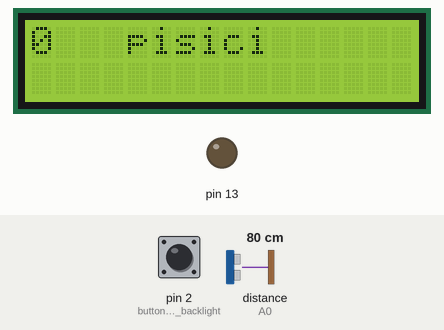
Bench run of a sketch on a simulated Arduino Nano, built with avr-gcc and run on an emulated ATmega328P. Parts: 16×2 character LCD, output pins drawn as LEDs (lit = HIGH). Wiring (inferred from the names in the program): ultrasonic range finder: trigger A1; echo A0. The inputs (shaded band) are chosen by the test bench; at power-on: distance to the obstacle (sensor on A0) 80 cm, pin 2 (button_for_backlight) HIGH. The echo pulse lasts 58.3 µs per cm; pins used as bus, display or sensor lines are not drawn; what the sketch prints to the serial monitor is not drawn.

Above: at 0.1 s.
At 6.2 s:
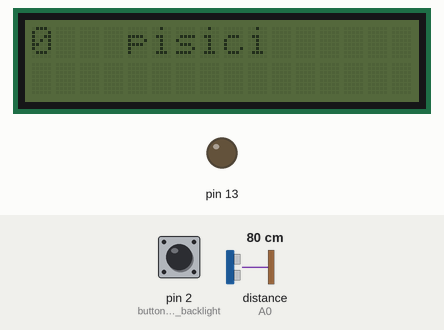
6.3 s: distance to the obstacle (sensor on A0) set to 2 cm
At 7.0 s:
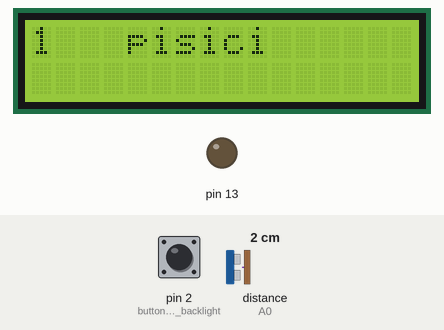
9.3 s: pin 2 (button_for_backlight) pulled LOW for 3.2 s
Timing chart, 0 to 12.3 s (numbered marks = the images above; inputs shaded):
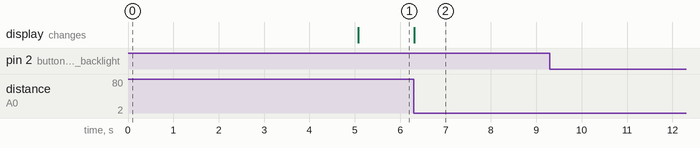

The sketch:

numarator_de_pisici.ino
```cpp
// (licence header left out)
#include <LiquidCrystal_I2C.h>

LiquidCrystal_I2C lcd(0x27, 2, 1, 0, 4, 5, 6, 7, 3, POSITIVE);

const long intervalEat = 120000;
const long intervalLight = 5000;
int distance = 12;
long duration;
int distanceCm;
int counter = 0;
int buttonState = 0;
unsigned long previousMillisEat = 0;
unsigned long previousMillisButton = 0;
const int trigPin = A1;
const int echoPin = A0;

void setup() {
  lcd.begin(16,2);

  Serial.begin(9600);

  pinMode(trigPin, OUTPUT);
  pinMode(echoPin, INPUT);

  pinMode(13, OUTPUT);
  pinMode(2, INPUT); // button for backlight

  lcd.setCursor(0,0);
  lcd.print("0   pisici");
  lcd.backlight();
  delay(intervalLight);
  lcd.noBacklight();
}

void loop() {
  unsigned long currentMillis = millis();

  delay(10);
  digitalWrite(trigPin, LOW);
  delayMicroseconds(2);
  digitalWrite(trigPin, HIGH);
  delayMicroseconds(10);
  digitalWrite(trigPin, LOW);
  duration = pulseIn(echoPin, HIGH);
  distanceCm= duration*0.034/2;

  // distance smaller than 12 cm && (just powered on || intervalEat passed)
  if (distanceCm < distance && ((currentMillis < intervalEat && counter == 0) || (currentMillis - previousMillisEat >= intervalEat))) {
    previousMillisEat = currentMillis;
    counter++;
    Serial.print(distanceCm);
    Serial.println(" cm");
    Serial.print(counter);
    Serial.println(" pisici");
    Serial.println(currentMillis);
    lcd.backlight();
    lcd.setCursor(0,0);
    lcd.print(counter);
    delay(intervalLight);
    lcd.noBacklight();
  }

  buttonState = digitalRead(2);
  if (buttonState == LOW) {
    Serial.println("Buton");
    lcd.backlight();
    previousMillisButton = currentMillis;
    }

  if ( currentMillis - previousMillisButton >= intervalLight ) {
    lcd.noBacklight();
    }

}
```

Measured:
- after the input at 6.3 s, the display: changes at once (image 2)
